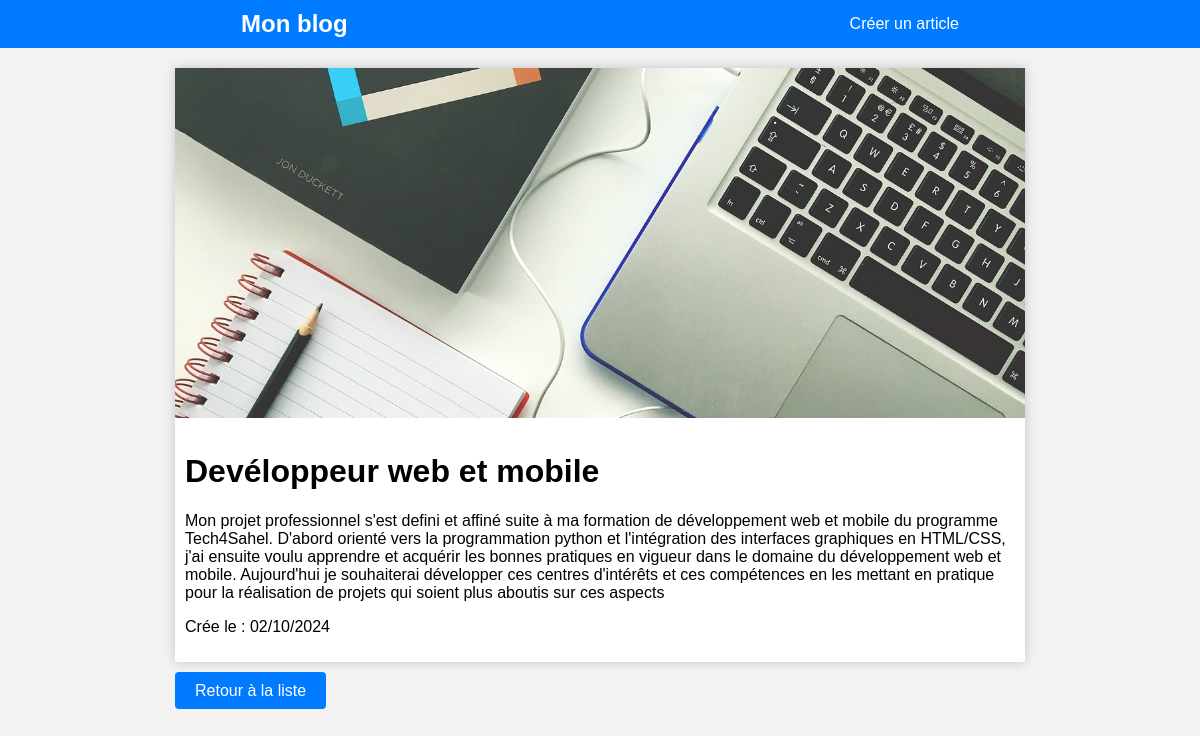
The app's page /article.php?id=8 with its own data.
### tables this page shows
CREATE TABLE articles (
    id INTEGER PRIMARY KEY AUTOINCREMENT,
    title VARCHAR(255) NOT NULL,
    content TEXT NOT NULL,
    image VARCHAR(255),
    created_at DATETIME DEFAULT CURRENT_TIMESTAMP
);

### article.php (the view, shortened to what this page needs)
<?php
include 'bd/connexion.php';
$id = $_GET['id'];
$stmt = $conn->prepare('SELECT * FROM articles WHERE id = ?');
$stmt->execute([$id]);
$article = $stmt->fetch();
$formatDate = new DateTime($article['created_at']);
$date = $formatDate->format('d/m/Y');
?>
<?php include_once 'templates/header.php'; ?>
<div class="container">
    <div class="post-detail">
        <?php if ($article['image']): ?>
            <img src="<?= $article['image'] ?>" alt="Image de l'article">
        <?php endif; ?>
        <div class="p-10">
            <h1><?=$article['title'] ?></h1>
            <p class="text-justify"><?= strip_tags(htmlspecialchars_decode($article['content'])) ?></p>
            <p>Crée le : <?= $date ?></p>
        </div>
    </div>
    <a href="index.php" class="btn btn-primary">Retour à la liste</a>
</div>
<?php include_once 'templates/footer.php'; ?>

### assets/css/style.css (style rules this page uses)
body { padding: 0; margin: 0; background-color: #f2f2f2; font-family: Arial, Helvetica, sans-serif; }
a { text-decoration: none; }
.container { max-width: 850px; margin: 20px auto; }
.btn { border-radius: 4px; padding: 10px 20px; cursor: pointer; outline: none; border: none; }
.btn-primary { background-color: #007bff; color: #fff; }
.post-detail { background-color: #fff; box-shadow:0 0 10px rgba(0, 0, 0, 0.2); margin-bottom: 20px; }
.post-detail img { width: 100%; height: 350px; object-fit: cover; object-position: center; }
.p-10 { padding: 10px; }

### records on screen
articles: image (picture), title "Devéloppeur web et mobile", content "Mon projet professionnel s'est defini et affiné suite à ma formation de développement web et mobile du programme Tech4Sahel. D'abord orienté vers la programmation python et l'intégration des interfaces graphiques en HTML/CSS, j'ai ensuite voulu apprendre et acquérir les bonnes pratiques en vigueur dans le domaine du développement web et mobile. Aujourd'hui je souhaiterai développer ces centres d'intérêts et ces compétences en les mettant en pratique pour la réalisation de projets qui soient plus aboutis sur ces aspects", created_at "02/10/2024"
